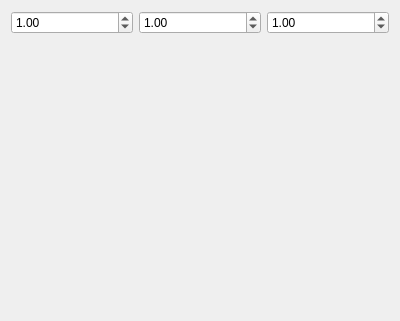
<?xml version="1.0" encoding="UTF-8"?>
<ui version="4.0">
 <class>Dialog</class>
 <widget class="QDialog" name="Dialog">
  <property name="geometry">
   <rect>
    <x>0</x>
    <y>0</y>
    <width>400</width>
    <height>321</height>
   </rect>
  </property>
  <property name="windowTitle">
   <string>Dialog</string>
  </property>
  <layout class="QVBoxLayout" name="verticalLayout">
   <item>
    <layout class="QHBoxLayout" name="horizontalLayout">
     <item>
      <widget class="QDoubleSpinBox" name="spinBoxA">
       <property name="decimals">
        <number>2</number>
       </property>
       <property name="minimum">
        <double>0.000000000000000</double>
       </property>
       <property name="maximum">
        <double>15.000000000000000</double>
       </property>
       <property name="singleStep">
        <double>0.050000000000000</double>
       </property>
       <property name="value">
        <double>1.000000000000000</double>
       </property>
      </widget>
     </item>
     <item>
      <widget class="QDoubleSpinBox" name="spinBoxB">
       <property name="decimals">
        <number>2</number>
       </property>
       <property name="minimum">
        <double>0.000000000000000</double>
       </property>
       <property name="maximum">
        <double>15.000000000000000</double>
       </property>
       <property name="singleStep">
        <double>0.050000000000000</double>
       </property>
       <property name="value">
        <double>1.000000000000000</double>
       </property>
      </widget>
     </item>
     <item>
      <widget class="QDoubleSpinBox" name="spinBoxC">
       <property name="decimals">
        <number>2</number>
       </property>
       <property name="minimum">
        <double>0.000000000000000</double>
       </property>
       <property name="maximum">
        <double>15.000000000000000</double>
       </property>
       <property name="singleStep">
        <double>0.050000000000000</double>
       </property>
       <property name="value">
        <double>1.000000000000000</double>
       </property>
      </widget>
     </item>
    </layout>
   </item>
   <item>
    <widget class="DrawerWidget" name="glWidget" native="true"/>
   </item>
  </layout>
 </widget>
 <layoutdefault spacing="6" margin="11"/>
 <customwidgets>
  <customwidget>
   <class>DrawerWidget</class>
   <extends>QWidget</extends>
   <header>drawerwidget.h</header>
  </customwidget>
 </customwidgets>
 <resources/>
 <connections>
  <connection>
   <sender>spinBoxA</sender>
   <signal>valueChanged(double)</signal>
   <receiver>Dialog</receiver>
   <slot>abcChanged()</slot>
   <hints>
    <hint type="sourcelabel">
     <x>71</x>
     <y>83</y>
    </hint>
    <hint type="destinationlabel">
     <x>199</x>
     <y>160</y>
    </hint>
   </hints>
  </connection>
  <connection>
   <sender>spinBoxB</sender>
   <signal>valueChanged(double)</signal>
   <receiver>Dialog</receiver>
   <slot>abcChanged()</slot>
   <hints>
    <hint type="sourcelabel">
     <x>199</x>
     <y>83</y>
    </hint>
    <hint type="destinationlabel">
     <x>199</x>
     <y>160</y>
    </hint>
   </hints>
  </connection>
  <connection>
   <sender>spinBoxC</sender>
   <signal>valueChanged(double)</signal>
   <receiver>Dialog</receiver>
   <slot>abcChanged()</slot>
   <hints>
    <hint type="sourcelabel">
     <x>328</x>
     <y>83</y>
    </hint>
    <hint type="destinationlabel">
     <x>199</x>
     <y>160</y>
    </hint>
   </hints>
  </connection>
 </connections>
 <slots>
  <slot>abcChanged()</slot>
 </slots>
</ui>
